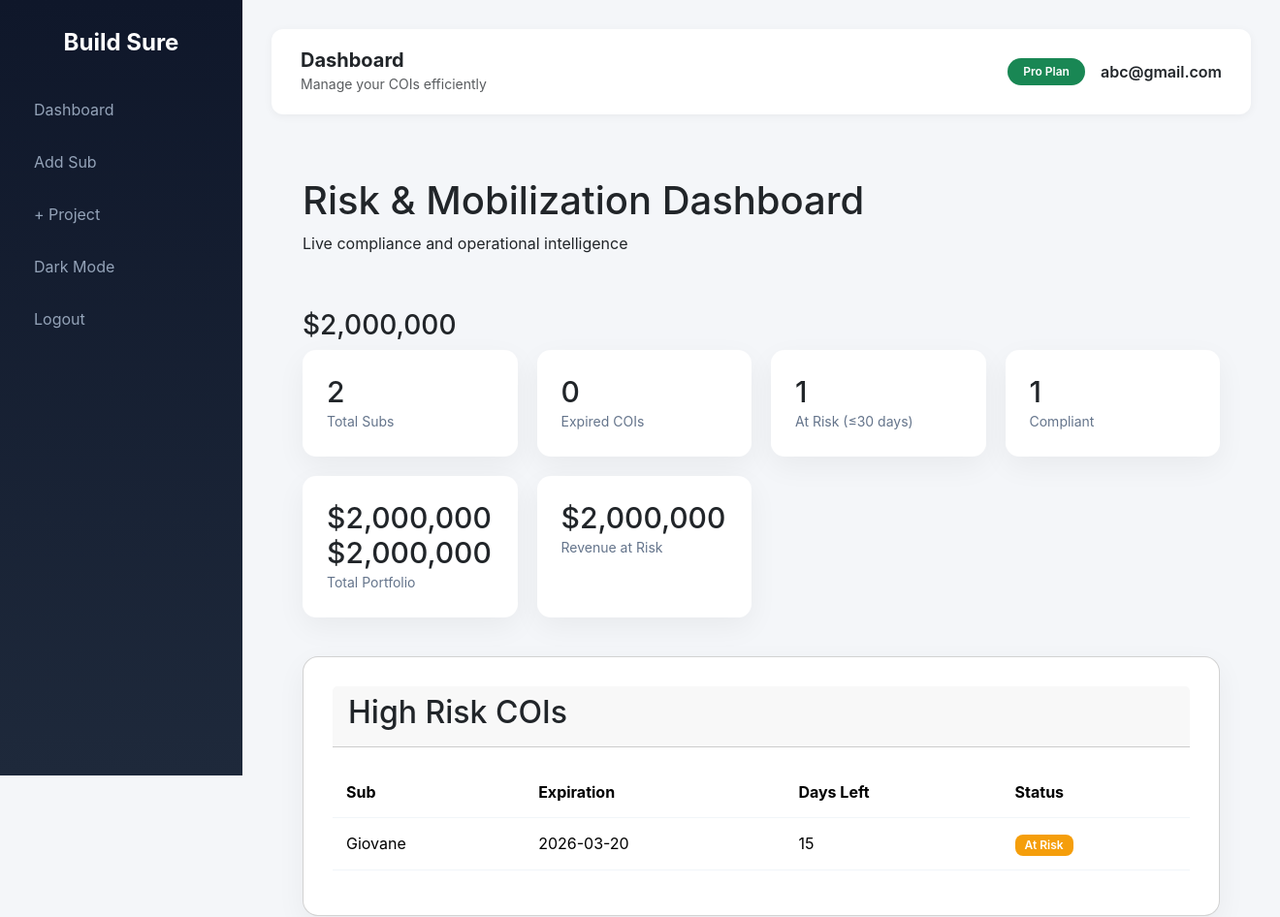
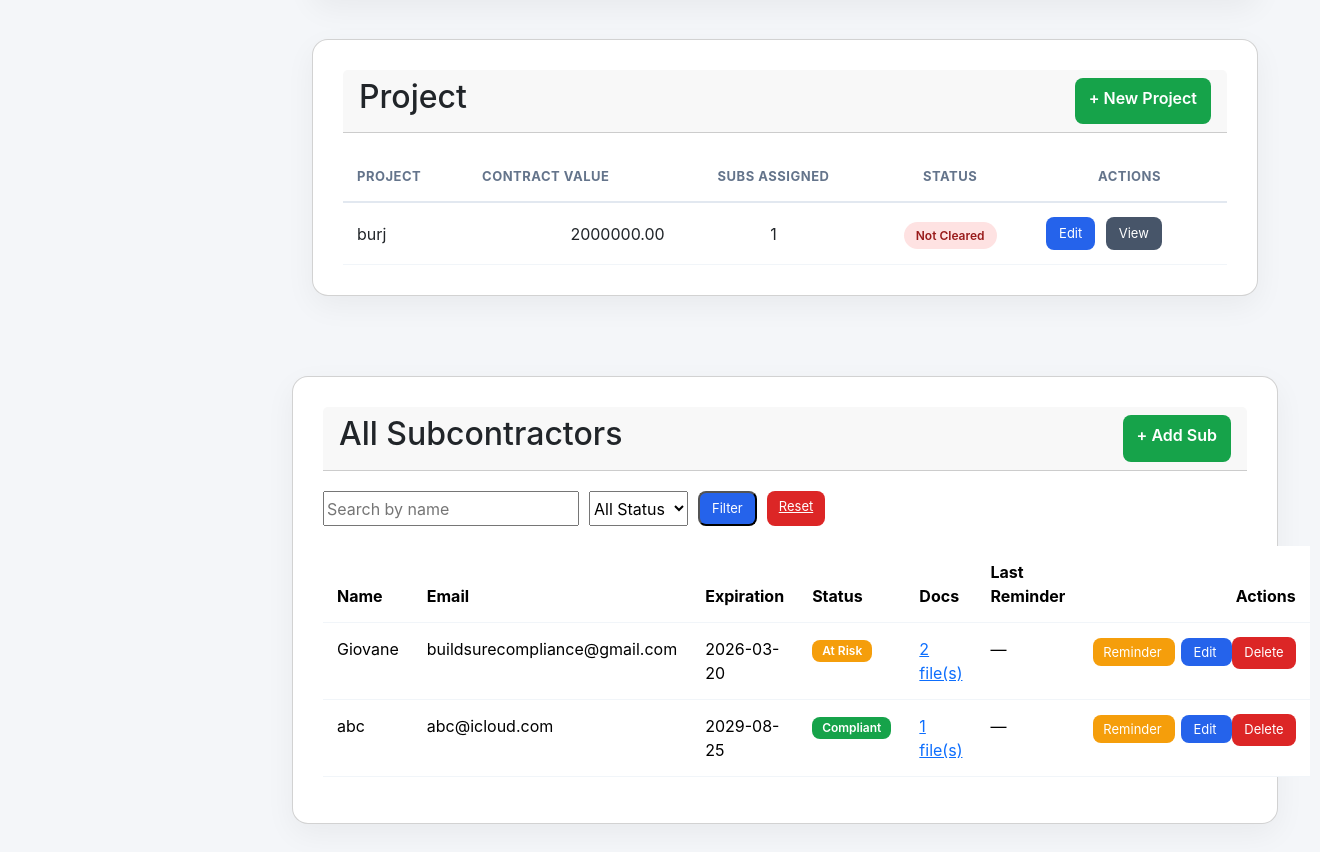
The page /dashboard (signed in) on the database its author committed (2 pictures, top to bottom).
### main.py (models this page shows)
class User(db.Model, UserMixin):
    id = db.Column(db.Integer, primary_key=True)
    email = db.Column(db.String(120), unique=True, nullable=False)
    password = db.Column(db.String(200), nullable=False)
    timezone = db.Column(db.String(50), default="US/Eastern")
    paid = db.Column(db.Boolean, default=False)
    subs = db.relationship(
        'Subcontractor',
        backref='owner',
        cascade="all, delete-orphan",
        lazy=True
    )

class Subcontractor(db.Model):
    id = db.Column(db.Integer, primary_key=True)
    user_id = db.Column(
        db.Integer,
        db.ForeignKey('user.id'),
        nullable=False
    )
    name = db.Column(db.String(150))
    email = db.Column(db.String(150))
    phone = db.Column(db.String(30))
    role = db.Column(db.String(100))
    timezone = db.Column(db.String(50))
    coi_expiration = db.Column(db.Date)
    last_reminder_sent = db.Column(db.DateTime)  # 🔥 ADICIONE ISSO
    @property
    def days_left(self):
        if not self.coi_expiration:
            return None
        return (self.coi_expiration - date.today()).days
    @property
    def computed_status(self):
        if not self.coi_expiration:
            return "compliant"
        days = self.days_left
        if days < 0:
            return "expired"
        elif days <= 30:
            return "at_risk"
        else:
            return "compliant"
    documents = db.relationship(
    'Document',
    backref='sub',
    lazy=True,
    cascade="all, delete-orphan"
)

class Project(db.Model):
    id = db.Column(db.Integer, primary_key=True)
    name = db.Column(db.String(150))
    contract_value = db.Column(db.Float)
    start_date = db.Column(db.Date)
    end_date = db.Column(db.Date)
    required_coverage = db.Column(db.Float, default=1000000)
    user_id = db.Column(db.Integer, db.ForeignKey('user.id'))
    subs = db.relationship('ProjectSubcontractor', backref='project', lazy=True)
    documents = db.relationship(
        'Document',
        backref='project',
        lazy=True,
        cascade="all, delete-orphan"
    )

### main.py (the view)
@app.route("/dashboard")
@login_required
def dashboard():
    status_filter = request.args.get("status")
    search = request.args.get("search")
    query = Subcontractor.query.filter_by(
        user_id=current_user.id
    )
    if search:
        query = query.filter(Subcontractor.name.ilike(f"%{search}%"))
    subs = query.all()
    if status_filter:
        subs = [s for s in subs if s.computed_status == status_filter]
    def risk_priority(s):
        if s.computed_status == "expired":
            return -999
        if s.computed_status == "at_risk":
            return s.days_left or 0
        return 999
    top_risk = sorted(subs, key=risk_priority)
    projects = Project.query.filter_by(
        user_id=current_user.id
    ).all()
    total_portfolio = 0
    revenue_at_risk = 0
    for project in projects:
        contract_value = project.contract_value or 0
        total_portfolio += contract_value
        status = calculate_mobilization_status(project)
        project.mobilization_status = status
        if status != "Ready to Mobilize":
            revenue_at_risk += contract_value
    return render_template(
        "dashboard.html",
        subs=subs,
        top_risk=top_risk,
        projects=projects,
        total_portfolio=total_portfolio,
        revenue_at_risk=revenue_at_risk
    )

### templates/dashboard.html (shortened to what this page needs)
{% extends "base.html" %}
{% block content %}
<div class="container">
    <div class="top-bar">
        <div>
            <h1>Risk & Mobilization Dashboard</h1>
            <p>Live compliance and operational intelligence</p>
        </div>
    </div>
<h3>${{ "{:,.0f}".format(total_portfolio) }}</h3>
    <div class="kpi-grid">
        <div class="kpi-card">
            <h3>{{ subs|length }}</h3>
            <span>Total Subs</span>
        </div>
        <div class="kpi-card danger">
            <h3>
                {{ subs|selectattr("computed_status", "equalto", "expired")|list|length }}
            </h3>
            <span>Expired COIs</span>
        </div>
        <div class="kpi-card warning">
            <h3>
                {{ subs|selectattr("computed_status", "equalto", "at_risk")|list|length }}
            </h3>
            <span>At Risk (≤30 days)</span>
        </div>
        <div class="kpi-card success">
            <h3>
                {{ subs|selectattr("computed_status", "equalto", "compliant")|list|length }}
            </h3>
            <span>Compliant</span>
        </div>
        <div class="kpi-card">
            <h3>${{ "{:,.0f}".format(total_portfolio or 0) }}</h3>
            <h3>${{ "{:,.0f}".format(revenue_at_risk or 0) }}</h3>
            <span>Total Portfolio</span>
        </div>
        <div class="kpi-card danger">
            <h3>${{ "{:,.0f}".format(revenue_at_risk) }}</h3>
            <span>Revenue at Risk</span>
        </div>
    </div>
    <div class="card">
        <div class="card-header">
            <h2>High Risk COIs</h2>
        </div>
        <table class="table">
            <thead>
                <tr>
                    <th>Sub</th>
                    <th>Expiration</th>
                    <th>Days Left</th>
                    <th>Status</th>
                </tr>
            </thead>
            <tbody>
                {% for sub in subs %}
                {% if sub.computed_status != "compliant" %}
                <tr class="
                    {% if sub.computed_status == 'expired' %} row-danger
                    {% elif sub.computed_status == 'at_risk' %} row-warning
                    {% endif %}
                ">
                    <td>{{ sub.name }}</td>
                    <td>{{ sub.coi_expiration }}</td>
                    <td>{{ sub.days_left if sub.days_left is not none else "—" }}</td>
                    <td>
                        {% if sub.computed_status == "expired" %}
                            <span class="badge badge-danger">Expired</span>
                        {% else %}
                            <span class="badge badge-warning">At Risk</span>
                        {% endif %}
                    </td>
                </tr>
                {% endif %}
                {% endfor %}
            </tbody>
        </table>
    </div>
    <div class="card">
        <div class="card-header">
            <h2>Project</h2>
            <a href="{{ url_for('add_project') }}" class="btn-add">
                + New Project
        </a>
    </div>
    <table class="styled-table">
        <thead>
            <tr>
                <th>Project</th>
                <th class="text-right">Contract Value</th>
                <th class="text-center">Subs Assigned</th>
                <th class="text-center">Status</th>
                <th class="text-center">Actions</th>
            </tr>
        </thead>
        <tbody>
            {% for project in projects %}
            <tr>
                <td>{{ project.name }}</td>
                <td class="text-right">
                    {{ "%.2f"|format(project.contract_value or 0) }}
                </td>
                <td class="text-center">
                    {{ project.subs|length }}
                </td>
                <td class="text-center">
                    <span class="status-badge
                        {% if project.mobilization_status == 'Ready to Mobilize' %}
                            status-ready
                        {% elif project.mobilization_status == 'Pending Compliance' %}
                            status-pending
                        {% else %}
                            status-blocked
                        {% endif %}
                    ">
                        {{ project.mobilization_status }}
                    </span>
                </td>
                <td class="actions-cell">
                    <a href="{{ url_for('edit_project', project_id=project.id) }}" class="btn btn-edit">
                        Edit
                    </a>
                    <a href="{{ url_for('view_project', project_id=project.id) }}" class="btn btn-view">
                        View
                    </a>
                </td>
            </tr>
            {% endfor %}
        </tbody>
    </table>
    </div>
</div>
    <div class="card">
        <div class="card-header">
            <h2>All Subcontractors</h2>
            <a href="{{ url_for('add_sub') }}" class="btn-add">
                + Add Sub
            </a>
        </div>
<form method="GET" style="margin-bottom:20px; display:flex; gap:10px;">
    <input type="text"
           name="search"
           placeholder="Search by name"
           value="{{ request.args.get('search', '') }}">
    <select name="status">
        <option value="">All Status</option>
    </select>
    <button type="submit" class="btn-edit">Filter</button>
    <a href="{{ url_for('dashboard') }}" class="btn-delete">
        Reset
    </a>
</form>
        <table class="table">
            <thead>
                <tr>
                    <th>Name</th>
                    <th>Email</th>
                    <th>Expiration</th>
                    <th>Status</th>
                    <th>Docs</th>
                    <th>Last Reminder</th>
                    <th style="text-align:right;">Actions</th>
                </tr>
            </thead>
            <tbody>
    {% for sub in subs %}
    <tr class="
        {% if sub.computed_status == 'expired' %} row-danger
        {% elif sub.computed_status == 'at_risk' %} row-warning
        {% endif %}
    ">
        <td>{{ sub.name }}</td>
        <td>{{ sub.email }}</td>
        <td>
            {{ sub.coi_expiration if sub.coi_expiration else "—" }}
        </td>
        <td>
            {% if sub.computed_status == "expired" %}
                <span class="badge badge-danger">Expired</span>
            {% elif sub.computed_status == "at_risk" %}
                <span class="badge badge-warning">At Risk</span>
            {% else %}
                <span class="badge badge-success">Compliant</span>
            {% endif %}
        </td>
        <td>
            {% if sub.documents %}
                <a href="{{ url_for('view_sub_documents', sub_id=sub.id) }}">
                    {{ sub.documents|length }} file(s)
                </a>
            {% else %}
                —
            {% endif %}
        </td>
           <td>
                {% if sub.last_reminder_sent %}
                    {{ sub.last_reminder_sent.strftime("%m/%d/%Y %H:%M") }}
                {% else %}
                    —
                {% endif %}
            </td>
        <td style="text-align:right; white-space:nowrap;">
            <a href="{{ url_for('send_reminder', sub_id=sub.id) }}"
               class="btn-warning">
               Reminder
            </a>
            <a href="{{ url_for('edit_sub', id=sub.id) }}"
               class="btn-edit">
               Edit
            </a>
            <form method="POST"
                  action="{{ url_for('delete_sub', id=sub.id) }}"
                  style="display:inline;">
                <button type="submit" class="btn-delete">
                    Delete
                </button>
            </form>
        </td>
    </tr>
    {% endfor %}
</tbody>
        </table>
    </div>
</div>
{% endblock %}

### templates/base.html (shortened to what this page needs)
<!DOCTYPE html>
<html lang="en">
<head>
    <link href="https://cdn.jsdelivr.net/npm/bootstrap@5.3.2/dist/css/bootstrap.min.css" rel="stylesheet">
</head>
<body>
{% if current_user.is_authenticated %}
<div class="sidebar">
    <h4>Build Sure</h4>
    <a href="{{ url_for('dashboard') }}">Dashboard</a>
    <a href="{{ url_for('add_sub') }}">Add Sub</a>
    <a href="{{ url_for('add_project') }}" class="nav-btn">
    + Project
</a>
    <a href="#" id="toggleDark">Dark</a>
    <a href="{{ url_for('logout') }}">Logout</a>
</div>
{% endif %}
<div class="{% if current_user.is_authenticated %}main-content{% endif %}">
{% if current_user.is_authenticated %}
<div class="navbar-top d-flex justify-content-between align-items-center">
    <div class="d-flex align-items-center gap-3">
        <div>
            <h5 class="mb-0 fw-bold">Dashboard</h5>
            <small class="text-muted">Manage your COIs efficiently</small>
        </div>
    </div>
    <div class="d-flex align-items-center gap-3">
        <span class="badge bg-success rounded-pill px-3 py-2">
            Pro Plan
        </span>
        <span class="fw-semibold">{{ current_user.email }}</span>
    </div>
</div>
{% endif %}
<div class="position-fixed top-0 end-0 p-3" style="z-index: 9999">
</div>
<div class="container-fluid">
    {% block content %}{% endblock %}
</div>
</body>
</html>

### rows shown on the page
User: email "abc@gmail.com"
Subcontractor: name "Giovane", coi_expiration "2026-03-20", coi_expiration "15", shows "At Risk", email "buildsurecompliance@gmail.com", documents|length "2"
Project: name "burj", contract_value "2000000.00", subs|length "1", mobilization_status "Not Cleared"
Subcontractor: name "abc", email "abc@icloud.com", coi_expiration "2029-08-25", shows "Compliant", documents|length "1"

### other values the page prints
{{ "{:,.0f}".format(total_portfolio) }} "2,000,000"
{{ subs|length }} "2"
{{ subs|selectattr("computed_status", "equalto", "expired")|list|length }} "0"
{{ subs|selectattr("computed_status", "equalto", "at_risk")|list|length }} "1"
{{ subs|selectattr("computed_status", "equalto", "compliant")|list|length }} "1"
{{ "{:,.0f}".format(total_portfolio or 0) }} "2,000,000"
{{ "{:,.0f}".format(revenue_at_risk or 0) }} "2,000,000"
{{ "{:,.0f}".format(revenue_at_risk) }} "2,000,000"
